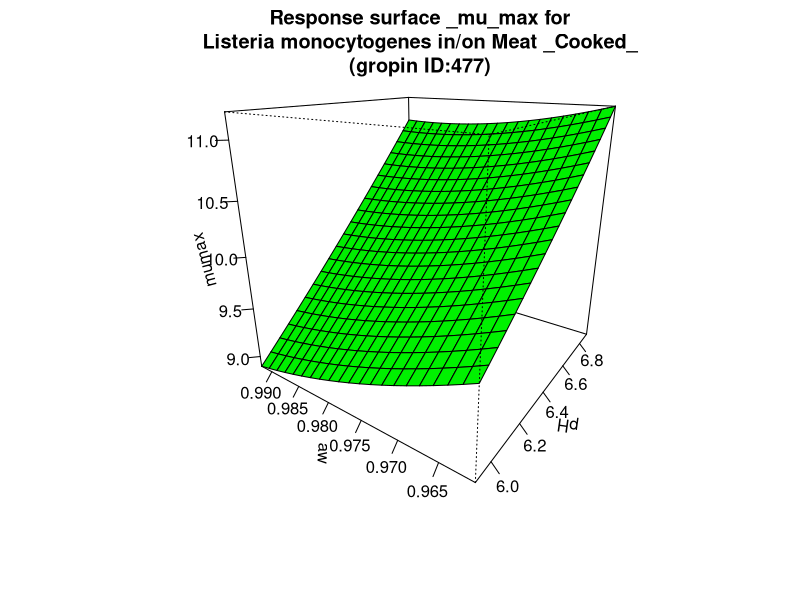

Source code (R):
#############################
# start of Parameter script
#############################
pH <- seq(5.9059,6.89310689310689,length.out=21)
aw <- seq(0.96096,0.992007992007992,length.out=21)
#############################
# end of Parameter script
#############################
############################# 
# start of Model script Gropin ID 477 
#############################
 
# constant coefficients for this model
 
variables <- data.frame(pH,aw)
argumentsPar <- unique.data.frame(expand.grid(variables))
 
# heart of the model
response_surface <- function(pH,aw) {
   mumax <-498.85+(-18.201)*pH+(-876.72)*aw+17.984*pH*aw+0.19199*(pH^2)+381.26*(aw^2)

	return(mumax=mumax)
} 

# output parameters
responseSurface <- cbind(argumentsPar,response_surface(argumentsPar['pH'],argumentsPar['aw']))
colnames(responseSurface) <- c(colnames(argumentsPar),'mumax')
#############################
# End of Model script
#############################
############################# 
# start of Visualisation script Gropin ID 477 
#############################
titleText <-'Response surface _mu_max for
Listeria monocytogenes in/on Meat _Cooked_
(gropin ID:477)'
persp(pH,aw,matrix(unlist(responseSurface$'mumax'),nrow=21),col = 'green',xlab='pH',ylab='aw',zlab='mumax',main=titleText,theta=305,phi=20,shade=0.25,ticktype = 'detailed')
#############################
# End of Visualisation script
#############################
